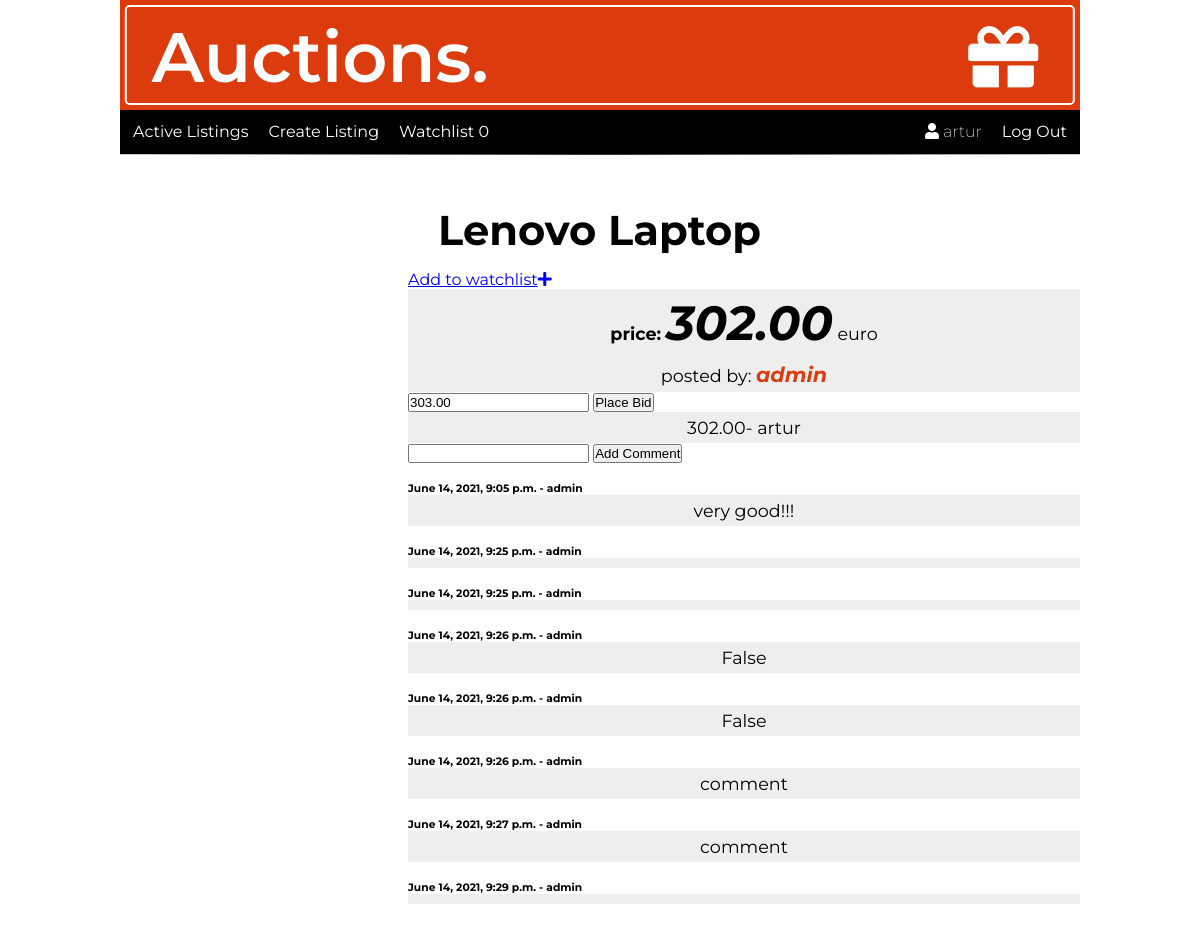
/item/1/ (signed in), run on an earlier commit of the app's database.
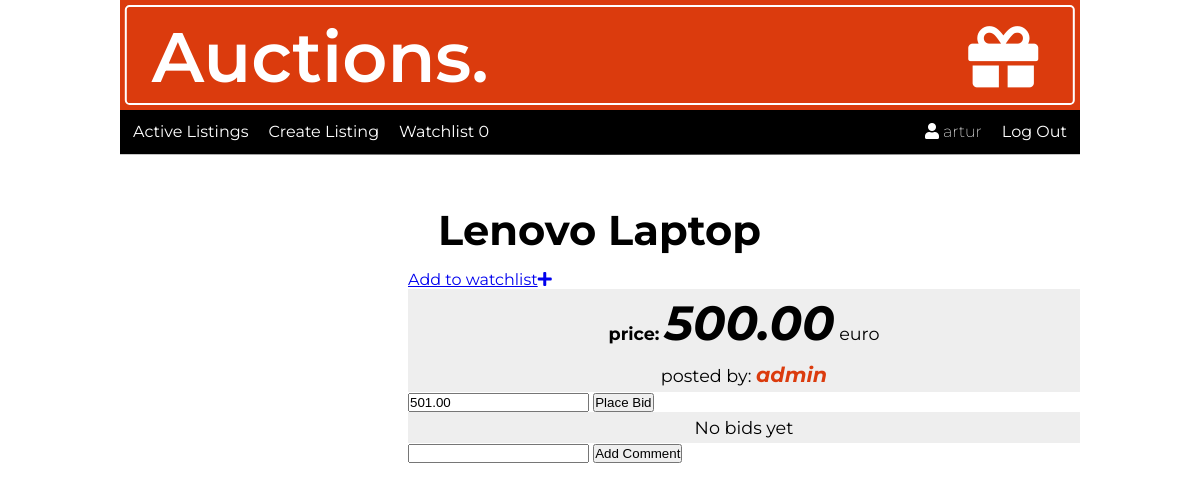
And on a later commit of the database.
### auctions/models.py (models this page shows, shortened)
class Auction_listings(models.Model):
    image_url = models.CharField(max_length=1000)
    title = models.CharField(max_length=128)
    description = models.TextField(max_length=200)
    category = models.ForeignKey(Category, on_delete=models.CASCADE)
    price = models.DecimalField(decimal_places=2, max_digits=1000)
    created = models.DateTimeField(default=timezone.now, blank=True)
    author = models.ForeignKey(
        settings.AUTH_USER_MODEL, on_delete=models.CASCADE)
    active = models.BooleanField(default=True)

class Bid(models.Model):
    place_bid = models.DecimalField(decimal_places=2, max_digits=1000)
    author = models.ForeignKey(
        settings.AUTH_USER_MODEL, on_delete=models.CASCADE)
    date = models.DateTimeField(default=timezone.now)
    auction = models.ForeignKey(
        Auction_listings, on_delete=models.CASCADE)
    def __str__(self):
        return self.author.username

class User(AbstractUser):
    pass

class Comment(models.Model):
    author = models.ForeignKey(
        settings.AUTH_USER_MODEL, on_delete=models.CASCADE)
    date = models.DateTimeField(default=timezone.now)
    comment = models.CharField(max_length=256)
    auction = models.ForeignKey(
        Auction_listings, on_delete=models.CASCADE)

### auctions/views.py (the view)
# urls.py: path("item/<int:auction_id>/", views.item, name="item"),
def item(request, auction_id):
    auction = Auction_listings.objects.get(id=auction_id)
    bids = Bid.objects.filter(auction=auction)
    last_bid = Bid.objects.all().reverse().last()
    comments = Comment.objects.filter(auction=auction)
    watchlist = Watchlist.objects.filter(
        author=request.user, auction=auction).exists()
    if not request.user.is_authenticated:
        return HttpResponseRedirect(reverse("login"))
    actual_bid = auction.price
    if bids is not None:
        for bid in bids:
            if bid.place_bid > actual_bid:
                actual_bid = bid.place_bid
    return render(request, "auctions/item.html", {
        'auction': auction,
        'auction_id': auction_id,
        'bids': bids,
        'price': actual_bid,
        'min_bid': actual_bid+1,
        'last': last_bid,
        'comments': comments,
        'watchlist': watchlist
    })

### auctions/context_processors.py (called while the page is built)
def watchlist_all(request):
    watchlist = Watchlist.objects.filter(author=request.user)
    return {'watchlist_all': watchlist}

### auctions/templates/auctions/item.html (shortened to what this page needs)
{% extends "auctions/layout.html" %}
{% block body %}
<div class="containerItem">
    <div class="imageItem"><img src="{{auction.image_url}}" alt=""></div>
    <div class="detailsOfItem">
        <h2>{{auction.title}}</h2>
        {% if watchlist %}
        <a href="{% url 'watchlist_remove' auction_id %}">Remove<i class="fas fa-plus"></i></a>
        {% else %}
        <a href="{% url 'watchlist_add' auction_id %}">Add to watchlist<i class="fas fa-plus"></i></a>
        {% endif %}
        <p><strong>price: </strong> <span>{{price}}</span> euro</p>
        <p>posted by: <span id="author">{{auction.author}}</span></p>
        {% if auction.active and user.is_authenticated %}
        <form action="{% url 'bid' auction.id %}" method="post">
            <input type="number" name="bid" placeholder='Place a bid...' min='{{min_bid}}' value='{{min_bid}}'>
            <button class="btn btn-primary" type="submit">Place Bid</button>
        </form>
        {% endif %}
        {% for bid in bids %}
        {% if forloop.last %}
        <p>{{bid.place_bid}}- {{bid}}</p>
        {% endif %}
        {% empty %}
        <p>No bids yet</p>
        {% endfor %}
        <form action="{% url 'comment' auction.id %}" method="post">
            <input type="text" name='comment'>
            <button class="btn btn-primary" type="submit">Add Comment</button>
        </form>
        {% for comment in comments %}
        <div>
            <br>
            <h6>{{comment.date}} - {{comment.author}}</h6>
            <p>{{comment.comment}}</p>
        </div>
        {% endfor %}
    </div>
</div>
{% endblock %}

What changed in the data, as far as the page shows it:
removed Bid: place_bid "302.00", author.username "artur"
removed Comment: date "June 14, 2021, 9:05 p.m.", author "admin", comment "very good!!!"
removed Comment: date "June 14, 2021, 9:25 p.m.", author "admin"
removed Comment: date "June 14, 2021, 9:25 p.m.", author "admin"
removed Comment: date "June 14, 2021, 9:26 p.m.", author "admin", comment "False"
removed Comment: date "June 14, 2021, 9:26 p.m.", author "admin", comment "False"
removed Comment: date "June 14, 2021, 9:26 p.m.", author "admin", comment "comment"
removed Comment: date "June 14, 2021, 9:27 p.m.", author "admin", comment "comment"
removed Comment: date "June 14, 2021, 9:29 p.m.", author "admin"
changed Auction_listings "Lenovo Laptop": price "302.00" → "500.00"
Also different on the page:
form field bid: "303.00" → "501.00"
text now shown: "No bids yet"
